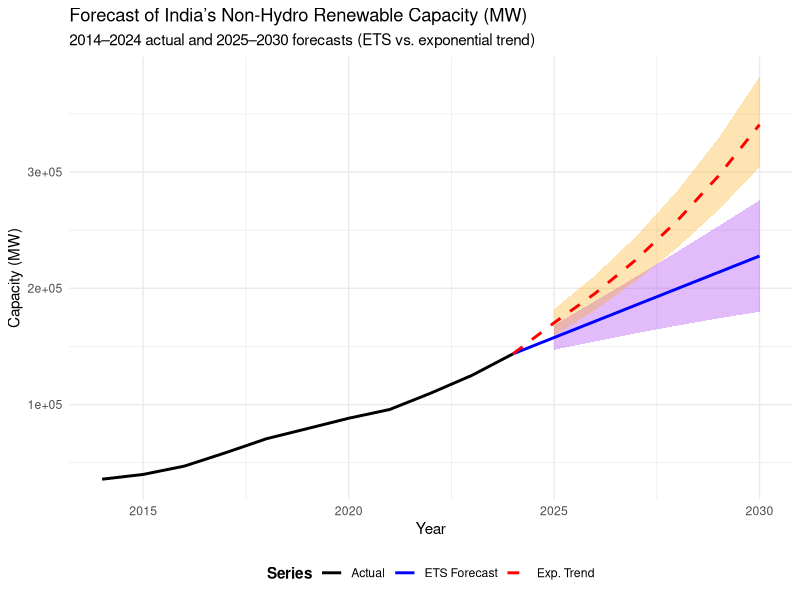

Reproduce this figure in R.
#Input historical capacity data (2014–2024)
library(forecast); library(ggplot2); library(dplyr); library(tidyr)

years <- 2014:2024
capacity_values <- c(
  35849.59, 39950.09, 47091.39, 58558.20, 70651.44,
  79412.00, 88255.31, 95803.42, 109885.39, 125159.82,
  143644.50
)
history_df <- tibble(Year = years, Capacity = capacity_values)

#ETS forecast (2025–2030) --> converts the vector above into a time series object beggining in 2014
#ETS forecasting = Exponential Smoothing predictions 
#subject to 80 and 95 percent prediction intervals 
capacity_ts <- ts(capacity_values, start = 2014, frequency = 1)
ets_fc <- forecast(ets(capacity_ts), h = 6)
ets_df <- tibble(
  Year    = 2025:2030,
  Forecast = as.numeric(ets_fc$mean),
  Lower95  = as.numeric(ets_fc$lower[, "95%"]),
  Upper95  = as.numeric(ets_fc$upper[, "95%"]),
  Type     = "ETS Forecast"
)

#Exponential‐trend forecast --> regress log(capacity) on by year which assumes
#year-on-year percentage growth is constant between years 
#predict(.....) gives the log-predicted values and their SE 
#transmute function gives the 95% confidence interval assuming normal Z distribution of Wattage
exp_fit   <- lm(log(Capacity) ~ Year, data = history_df)
future_df <- tibble(Year = 2025:2030)
exp_pred  <- predict(exp_fit, newdata = future_df, se.fit = TRUE)
exp_df    <- future_df %>%
  transmute(
    Year     = Year,
    Forecast = exp(exp_pred$fit),
    Lower95  = exp(exp_pred$fit - 1.96 * exp_pred$se.fit),
    Upper95  = exp(exp_pred$fit + 1.96 * exp_pred$se.fit),
    Type     = "Exp. Trend"
  )

#Historical “series” as pseudo‐forecast (no ribbon)
hist_df <- history_df %>%
  transmute(
    Year     = Year,
    Forecast = Capacity,
    Lower95  = NA_real_,
    Upper95  = NA_real_,
    Type     = "Actual"
  )
plot_df <- bind_rows(hist_df, ets_df, exp_df)

#solving discontinutity in the graph - without this graph ends at start of 2024 and 
#starts at the start of 2025 leaving a uear long discontinuity
last_hist <- history_df %>%
  filter(Year == max(Year)) %>%
  transmute(
    Year     = Year,
    Forecast = Capacity,
    Lower95  = NA_real_,
    Upper95  = NA_real_,
    Type     = "ETS Forecast"
  )
ets_df <- bind_rows(
  last_hist,
  ets_df
)
last_hist_exp <- last_hist %>% mutate(Type = "Exp. Trend")
exp_df <- bind_rows(
  last_hist_exp,
  exp_df
)
#put three series together
plot_df <- bind_rows(
  history_df %>%
    transmute(
      Year     = Year,
      Forecast = Capacity,
      Lower95  = NA_real_,
      Upper95  = NA_real_,
      Type     = "Actual"
    ),
  ets_df,
  exp_df
)

#plot
ggplot() +
  geom_ribbon(
    data = filter(plot_df, Type != "Actual"),
    aes(x = Year, ymin = Lower95, ymax = Upper95, fill = Type),
    alpha = 0.3, colour = NA
  ) +
  geom_line(
    data = plot_df,
    aes(x = Year, y = Forecast, colour = Type, linetype = Type, group = Type),
    size = 1
  ) +
  scale_colour_manual(
    name   = "Series",
    values = c(
      "Actual"        = "black",
      "ETS Forecast"  = "blue",
      "Exp. Trend"    = "red"
    )
  ) +
  scale_fill_manual(
    values = c(
      "ETS Forecast" = "purple",
      "Exp. Trend"   = "orange"
    ),
    guide = FALSE
  ) +
  scale_linetype_manual(
    name   = "Series",
    values = c(
      "Actual"        = "solid",
      "ETS Forecast"  = "solid",
      "Exp. Trend"    = "dashed"
    )
  ) +
  labs(
    title    = "Forecast of India’s Non-Hydro Renewable Capacity (MW)",
    subtitle = "2014–2024 actual and 2025–2030 forecasts (ETS vs. exponential trend)",
    x        = "Year",
    y        = "Capacity (MW)"
  ) +
  theme_minimal() +
  theme(legend.position = "bottom", legend.title = element_text(face = "bold"))
